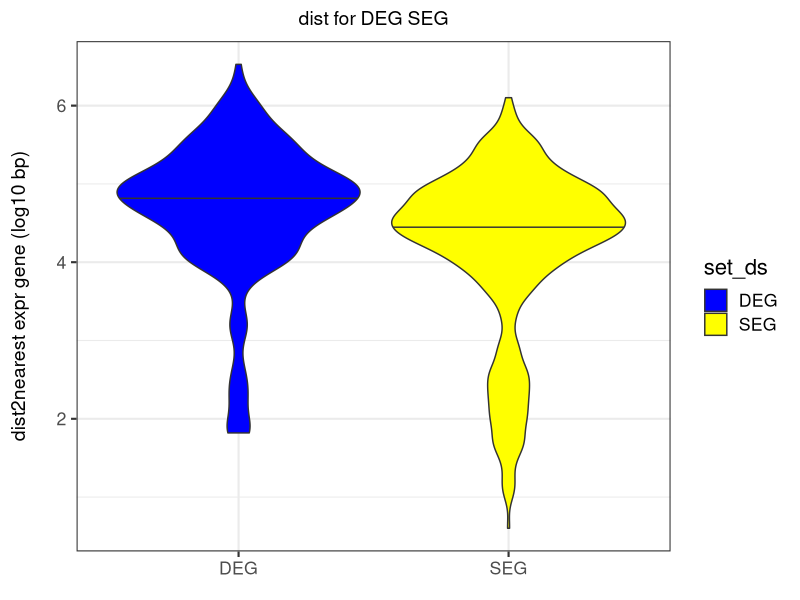
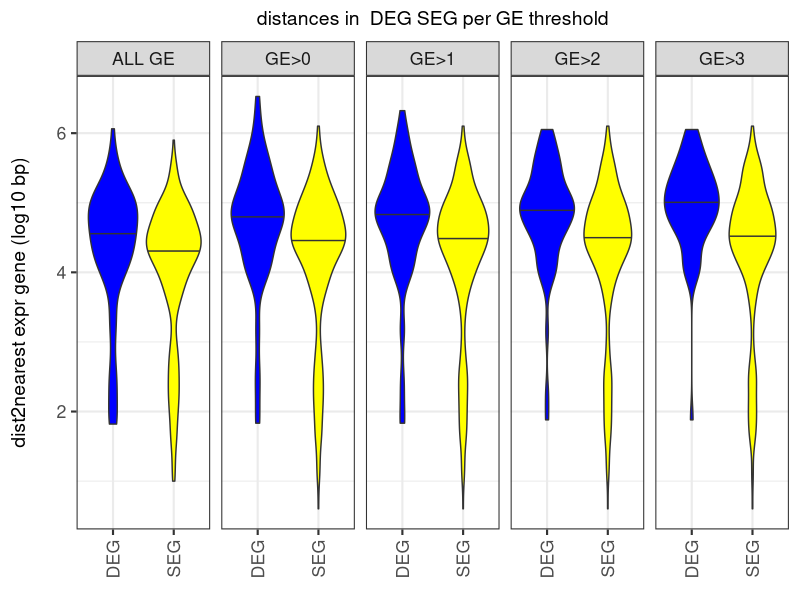
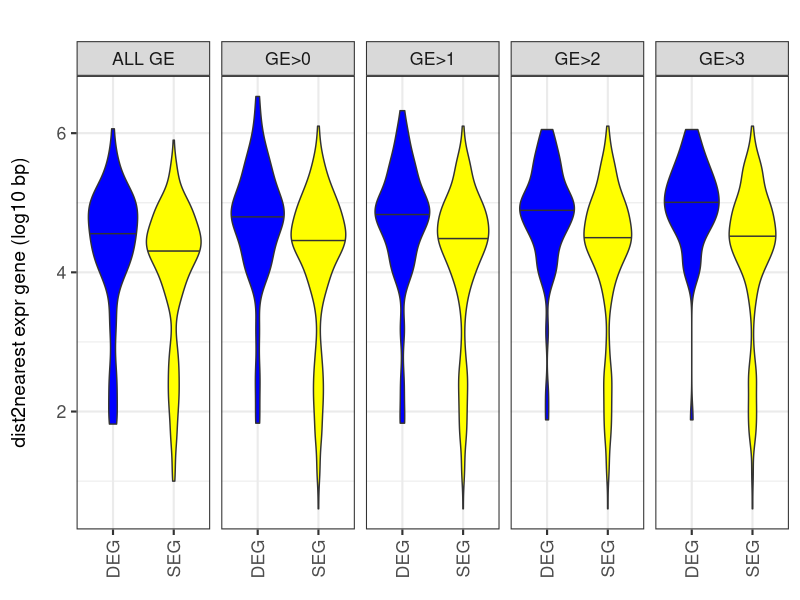
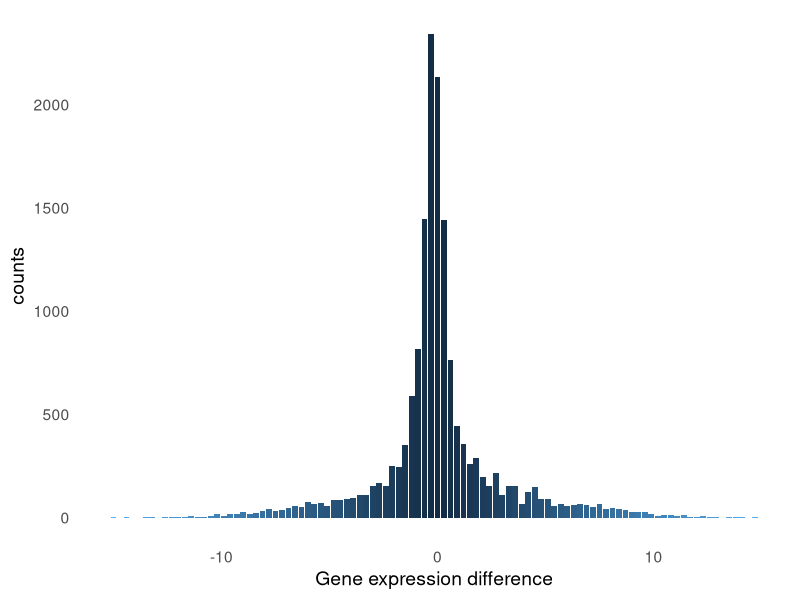
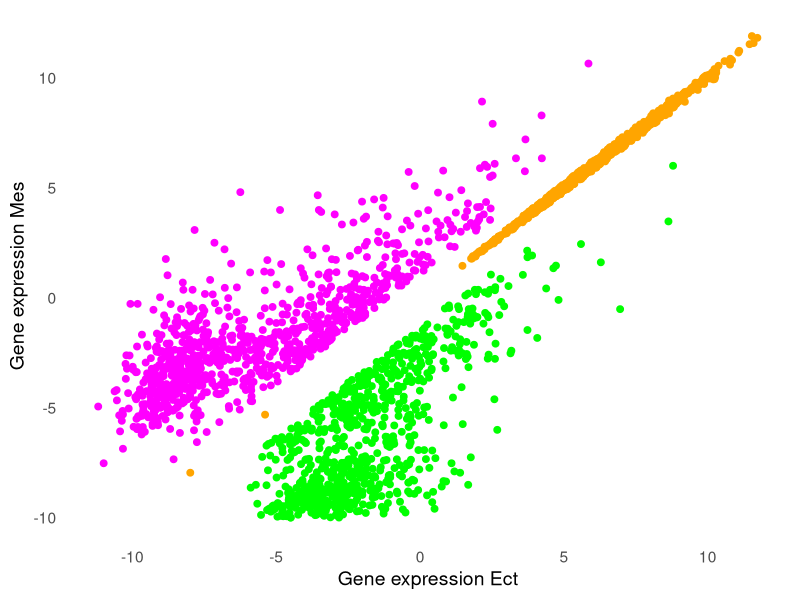
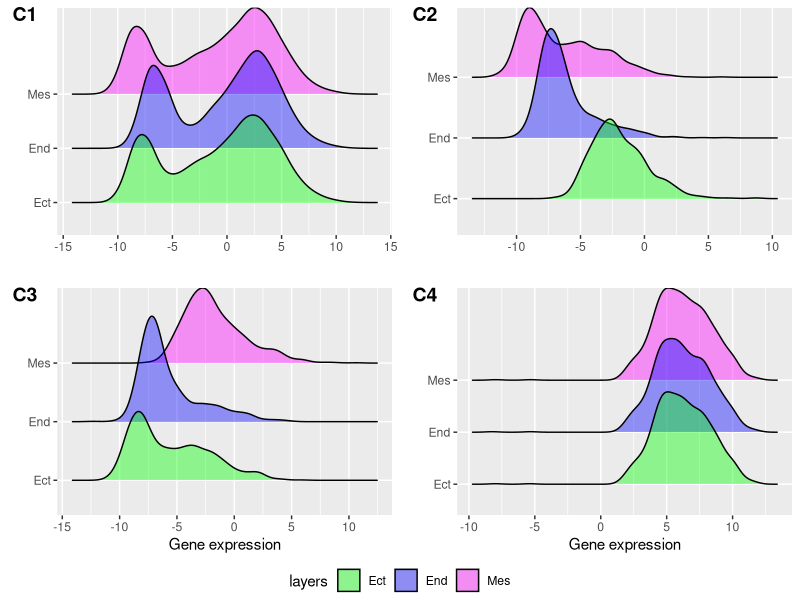
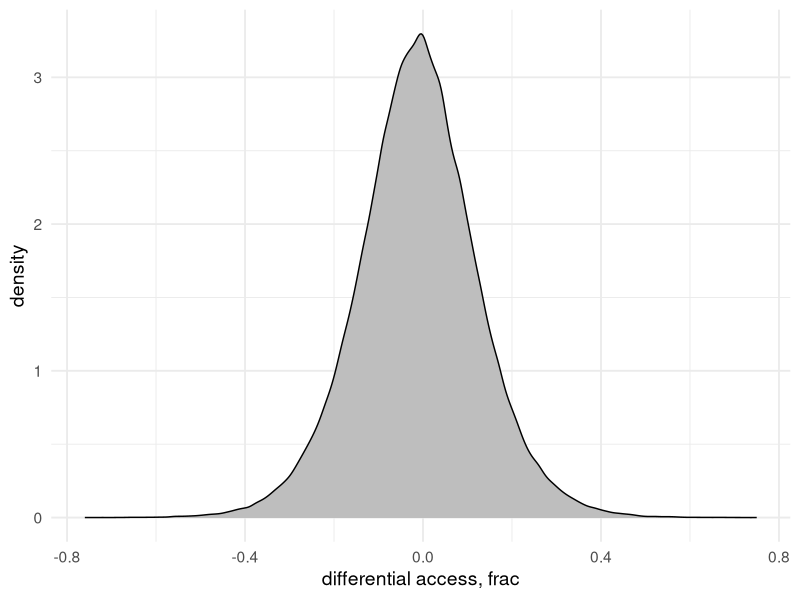
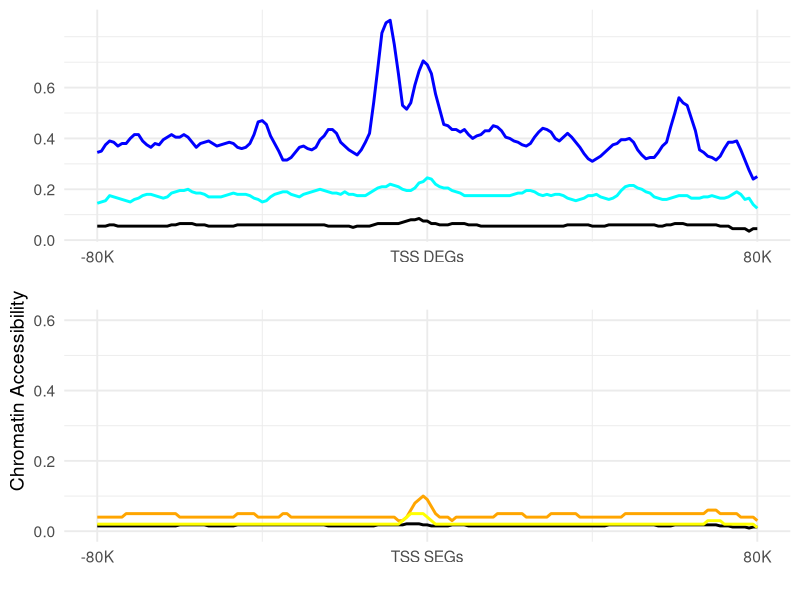

Source code (R) for these figures, in order:
## ---- chunk 1
library(reshape2)
library(ggplot2)
library(tidyverse)
library(gridExtra)
library(tidyr)
library(ggpubr)
library("readxl")
library(datasets)  
library(purrr)
library(ggridges)
## ---- chunk 2
read_tsv("data_figures/DEG_SEG_dist_thrE.txt")->DEG_SEG_dist_thr

DEG_SEG_dist_thr%>%
    ggplot(aes(set_ds, log.dist, fill = set_ds)) +
    geom_violin(draw_quantiles = 0.5) +
    theme_bw(base_size = 16) +
    scale_fill_manual(values = c("blue","yellow")) +
        ylab("dist2nearest expr gene (log10 bp)\n") +
    xlab(element_blank()) +
    theme(axis.title.y = element_text(size = 14), plot.title = element_text(size = 14, hjust = 0.5)) + 
    ggtitle("dist for DEG SEG") -> v2ds.deg
  v2ds.deg #all thr dumpted together

v2ds.deg+facet_grid(~thrGE)+ theme(legend.position = "none")+theme(axis.text.x=element_text(angle=90,hjust=1,vjust=0.5)) ->v02
v02+ggtitle("distances in  DEG SEG per GE threshold")
#------------------------no title
v02+ggtitle("")
## ---- chunk 3
#---------------------Fig2.A
read_tsv("data_figures/pw_DEG_histo.txt")->diff
#head(diff)

pdiff<- ggplot(diff, aes (x=GE_diff, y=freq, fill=abs(GE_diff))) +
  geom_bar(stat='identity',show.legend = FALSE)+
  scale_colour_gradient2()+
  theme_minimal(base_size = 14)+
  theme(panel.grid.major = element_blank(), panel.grid.minor = element_blank())+
  #ggtitle("A or C")+
  xlab("Gene expression difference")+
  ylab("counts")
pdiff

## ---- chunk 4
read_tsv("data_figures/scat_sim.txt")->scat_sim
#head(scat_sim)

read_tsv("data_figures/scat_ect.txt")->scat_ect
#head(scat_ect)

read_tsv("data_figures/scat_mes.txt")->scat_mes
#head(scat_mes)

pp<- ggplot(scat_sim, aes (x=ge_ect,y=ge_mes)) +
  geom_point(size=2,color="orange")+
  geom_point(data = scat_ect,color="green",size=2)+
  geom_point(data = scat_mes,color="magenta",size=2)+
  ylim(-10, 12)+
  theme_minimal(base_size = 14)+
  theme(panel.grid.major = element_blank(), panel.grid.minor = element_blank())+
  #ggtitle("C")+
  xlab("Gene expression Ect")+
  ylab("Gene expression Mes")
pp
## ---- chunk 5

read_tsv("data_figures/GE_long_SEG.txt")->Sim


pd4<- ggplot(Sim, aes(x = GE, y = layer,fill=layer)) +    geom_density_ridges(
       aes(point_fill = layer, point_shape = layer),
       alpha = .4) +
       xlab("Gene expression")+
       ylab(" ")+
       scale_fill_manual(values = c("green", "blue","magenta"))
#pd4

#-------------------------------all genes

read_tsv("data_figures/GE_long_ALL.txt")->ALL


pd1<- ggplot(ALL, aes(x = v, y = layers,fill=layers)) +    geom_density_ridges(
       aes(point_fill = layers, point_shape = layers),
       alpha = .4) +
       xlab(" ")+
       ylab(" ")+
       scale_fill_manual(values = c("green", "blue","magenta"))
 #, labels = c("female", "male","unknown")) 
#pd1

#---------------------DifEct
read_tsv("data_figures/GE_long_DifEct.txt")->DifEct

pd2<- ggplot(DifEct, aes(x = GE, y = layer,fill=layer)) +    geom_density_ridges(
       aes(point_fill = layer, point_shape = layer),
       alpha = .4) +
       xlab(" ")+
       ylab(" ")+
       scale_fill_manual(values = c("green", "blue","magenta"))
 #, labels = c("female", "male","unknown")) 
#pd2

#--------------------Dif Mes
read_tsv("data_figures/GE_long_DifMes.txt")->DifMes

pd3<- ggplot(DifMes, aes(x = GE, y = layer,fill=layer)) +    geom_density_ridges(
       aes(point_fill = layer, point_shape = layer),
       alpha = .4) +
       xlab("Gene expression")+
  ylab(" ")+
       scale_fill_manual(values = c("green", "blue","magenta"))
 #, labels = c("female", "male","unknown")) 
#pd3
## ---- chunk 6
pE <-
  ggarrange( pd1, pd2, pd3, pd4, labels = c("C1","C2","C3", "C4"),
           common.legend = TRUE, legend = "bottom"
  )
pE
## ---- chunk 7
read_tsv("data_figures/da_win_pw_chr1.txt")->da_win

#head(da_win)

pDAR<-  ggplot(da_win, aes(diff_access))+
  #geom_bar(stat='identity')
  geom_density(fill='grey')+
  #ggtitle("Differential access,100bp win       Ect vs Meso")+
  theme_minimal(base_size = 14)+
  ylab("density")+
  xlab("differential access, frac")
pDAR

## ---- chunk 8
read_tsv("data_figures/histTSS_DEG.txt")->histTSS_DEG
head(histTSS_DEG)

#-------------------histo SEG

ps <- ggplot(histTSS_DEG, aes(x=TSS_vic, y=freqSEG, colour=type_SEG)) + 
   #geom_bar(stat='identity',show.legend = FALSE)+

    geom_line(size=1,show.legend = FALSE)+
    scale_colour_manual(values=c("black","orange","yellow"))+
    
    theme_minimal(base_size=14)+
    ylim(0,0.6)+
     #ylab("normalised chromatin access count")+
    xlab(" ") + 
    ylab(" ")+
   ylab("              Chromatin Accessibility")+
     #ylab("Normalised per gene Chromat Access count ")+
    theme(legend.title = element_blank())
  
  ps<-ps+scale_x_continuous(breaks=seq(-80000,80000,80000),labels=c("-80K", "TSS SEGs", "80K"))
  
  #ps
  
  #pp<-grid.arrange(pe, pm, ps, ncol=1)
  #pp + theme(legend.title = element_blank())
  
  #---------------------DEG TSS
  
pm <- ggplot(histTSS_DEG, aes(x=TSS_vic, y=freqDEG, colour=type_DEG))+ geom_line(size=1,show.legend = FALSE)+
  scale_colour_manual(values=c("black","blue","cyan"))+
  #xlim(-80000,80000)+
  theme_minimal(base_size=14)+
  xlab(" ") + 
  ylab(" ")+
 #ylab("Chromatin Accessibility")+
  scale_y_continuous(breaks=seq(-0,0.6,0.2))+
  theme(legend.title = element_blank())
#pm
    pm<-pm+scale_x_continuous(breaks=seq(-80000,80000,80000),labels=c("-80K", "TSS DEGs","80K"))
  
  #--------------------------together
  
  pp<-grid.arrange(pm, ps, ncol=1)
pp

## ---- chunk 9
read_tsv("data_figures/DAR_aroundH3K27ac_Mes_20K.txt")->dar_enh

pmd<- ggplot(dar_enh, aes(bin,line))+
  geom_line(color="blue",size=2) +
  ylim(0, 200)+
 #ggtile("DARM normalised counts around H3K27acMes") 
  
  xlab(" ")+
  ylab("normalised DAR counts ")+
  theme_minimal(base_size=13)

  pmd<-pmd+scale_x_continuous(breaks=seq(-20,20,20),labels=c("-20K", "H3K27ac","20K"))
  
## ---- chunk 10
read_tsv("data_figures/DAR_aroundH3K27ac_Mes_SW_20K.txt")->dar_enh_sw


pmds<- ggplot(dar_enh_sw, aes(bin,line))+
  geom_line(color="blue",size=2) +
  ylim(0, 200)+
 #ggtile("DAR  normalised counts around H3K27ac") 
  xlab(" ")+
  ylab("normalised DAR counts,swapped ")+
  theme_minimal(base_size=13)

  pmds<-pmds+scale_x_continuous(breaks=seq(-20,20,20),labels=c("-20K", "H3K27ac","20K"))
   

## ---- chunk 11

 # penh<-grid.arrange(pmd, pmds, ncol=1)
penh<-grid.arrange(pmd, pmds, nrow=1)
penh

